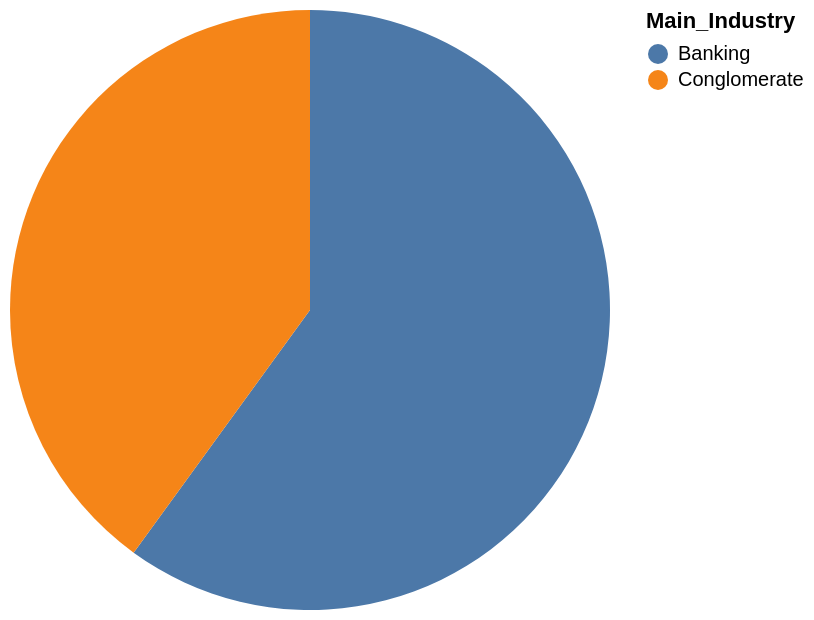

Describe this chart as a Vega-Lite specification.
### Vega-Lite specification from a JSON file in a GitHub repository (floating-point values rounded to 4 significant figures)
{"data": {"values": [{"x_data": "Banking", "y_data": 3}, {"x_data": "Conglomerate", "y_data": 2}]}, "mark": "arc", "encoding": {"theta": {"field": "y_data", "type": "quantitative", "title": "COUNT(Main_Industry)"}, "color": {"field": "x_data", "type": "nominal", "title": "Main_Industry"}}}
